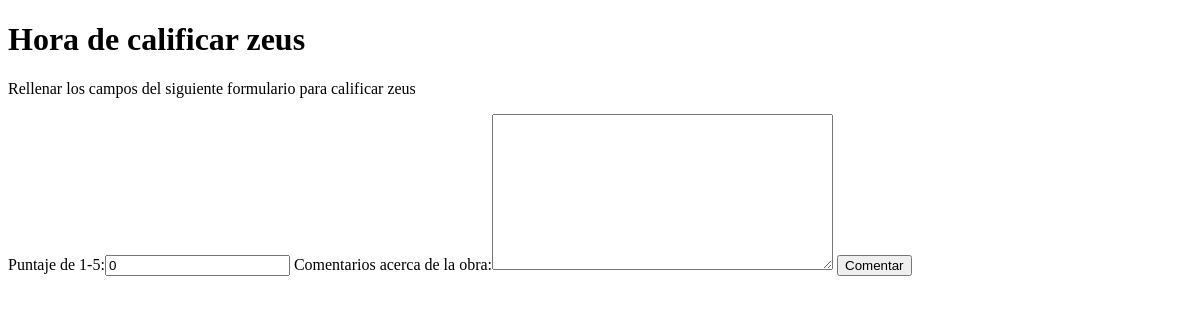
The app's page /Producto/ContenidoManualidad/Comentar/4 (signed in), older data.
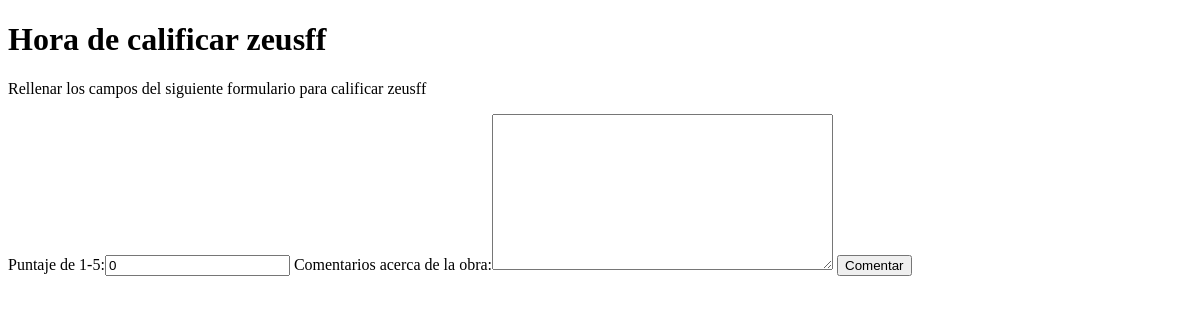
The same page, newer data.
### homePage/models.py (models this page shows, shortened)
class contenidoManualidad(models.Model):
	user=models.ForeignKey(User,on_delete=models.SET_NULL, null=True)
	title=models.CharField(max_length=50)
	existencias=models.IntegerField(default=0)
	descripcion=models.TextField(max_length=150)
	genero=models.ForeignKey(GeneroManualidad, on_delete=models.SET_NULL, null=True)
	precioV=models.IntegerField(default=0)
	imagen=models.ImageField(upload_to='images/manualidades/covers/',default='images/manualidades/covers/default.jpg', null=True,blank=True )
	imagen2=models.ImageField(upload_to='images/manualidades/covers/',default='images/manualidades/covers/default.jpg', null=True,blank=True )
	imagen3=models.ImageField(upload_to='images/manualidades/covers/',default='images/manualidades/covers/default.jpg', null=True,blank=True )
	puntaje=models.DecimalField(max_digits=5, decimal_places=2, blank=True, null=True, default=0.00)
	canticomp=models.IntegerField(default=0)

### homePage/views.py (the view)
# urls.py: path('Producto/ContenidoManualidad/Comentar/<int:primaryKey>', views.comentarios_calificacionManu)
@login_required(login_url='/')
def comentarios_calificacionManu(request,primaryKey):
	Manualidad=contenidoManualidad.objects.get(pk=primaryKey)
	usu = infousuario.objects.get(user = request.user)
	if request.method =='POST':
		if(Manualidad.user.username==usu.user.username):
			return HttpResponse("No puede comentar su propia obra")
		else:
			com= comenycaliForm(request.POST)
			if com.is_valid():
				data= com.cleaned_data
				calif=data.get("califi")
				suma=Manualidad.puntaje*Manualidad.canticomp
				suma=suma+calif
				print("sum")
				print(suma)
				Manualidad.canticomp=Manualidad.canticomp+1
				Manualidad.puntaje=suma/Manualidad.canticomp
				print("cc")
				print(Manualidad.canticomp)
				Manualidad.save()
				comentar= data.get("comentario")
				cc=Comentario.objects.create(manu=Manualidad,califi=calif,comentario=comentar,usuarioComentador=usu)
				print("\n***********Formulario valido")
				return HttpResponse("Comentario enviado")
	else:
		com =comenycaliForm()
	return render(request,'comentarManu.html',{'com':com,'Manualidad':Manualidad})

### homePage/forms.py
class comenycaliForm(ModelForm):
	class Meta:
		model=Comentario
		fields= [
		'califi',
		'comentario'
		]
		labels={
		'califi': 'Puntaje de 1-5',
		'comentario':'Comentarios acerca de la obra'
		}
		widgets={
 		}

### homePage/templates/comentarManu.html (shortened to what this page needs)
<!DOCTYPE html>
<html>
<head>
</head>
<body>
<h1>Hora de calificar {{Manualidad.title}}</h1>
<p>Rellenar los campos del siguiente formulario para calificar {{Manualidad.title}}</p>
<form class="site-form" method="post"  enctype="multipart/form-data">
	{{ com }}
	<input type="submit" value="Comentar">
</form>
</body>
</html>

Row changes from the older to the newer data that the page shows:
changed contenidoManualidad: title "zeus" → "zeusff"
